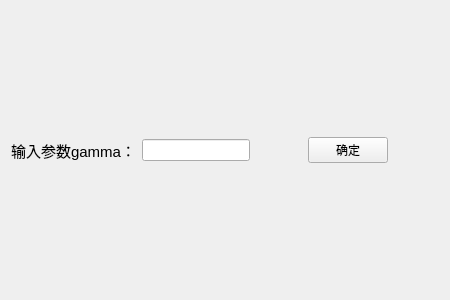
<?xml version="1.0" encoding="UTF-8"?>
<ui version="4.0">
 <class>Frame</class>
 <widget class="QFrame" name="Frame">
  <property name="geometry">
   <rect>
    <x>0</x>
    <y>0</y>
    <width>450</width>
    <height>300</height>
   </rect>
  </property>
  <property name="minimumSize">
   <size>
    <width>450</width>
    <height>300</height>
   </size>
  </property>
  <property name="maximumSize">
   <size>
    <width>450</width>
    <height>300</height>
   </size>
  </property>
  <property name="windowTitle">
   <string>伽马变换</string>
  </property>
  <property name="frameShadow">
   <enum>QFrame::Raised</enum>
  </property>
  <layout class="QGridLayout" name="gridLayout">
   <item row="0" column="0">
    <layout class="QHBoxLayout" name="horizontalLayout">
     <item>
      <widget class="QLabel" name="label">
       <property name="font">
        <font>
         <pointsize>11</pointsize>
        </font>
       </property>
       <property name="text">
        <string>输入参数gamma：</string>
       </property>
      </widget>
     </item>
     <item>
      <widget class="QLineEdit" name="lineEdit"/>
     </item>
     <item>
      <spacer name="horizontalSpacer">
       <property name="orientation">
        <enum>Qt::Horizontal</enum>
       </property>
       <property name="sizeHint" stdset="0">
        <size>
         <width>40</width>
         <height>20</height>
        </size>
       </property>
      </spacer>
     </item>
     <item>
      <widget class="QPushButton" name="pushButton">
       <property name="text">
        <string>确定</string>
       </property>
      </widget>
     </item>
     <item>
      <spacer name="horizontalSpacer_2">
       <property name="orientation">
        <enum>Qt::Horizontal</enum>
       </property>
       <property name="sizeHint" stdset="0">
        <size>
         <width>40</width>
         <height>20</height>
        </size>
       </property>
      </spacer>
     </item>
    </layout>
   </item>
  </layout>
 </widget>
 <resources/>
 <connections>
  <connection>
   <sender>pushButton</sender>
   <signal>clicked()</signal>
   <receiver>Frame</receiver>
   <slot>close()</slot>
   <hints>
    <hint type="sourcelabel">
     <x>373</x>
     <y>154</y>
    </hint>
    <hint type="destinationlabel">
     <x>251</x>
     <y>240</y>
    </hint>
   </hints>
  </connection>
 </connections>
</ui>
